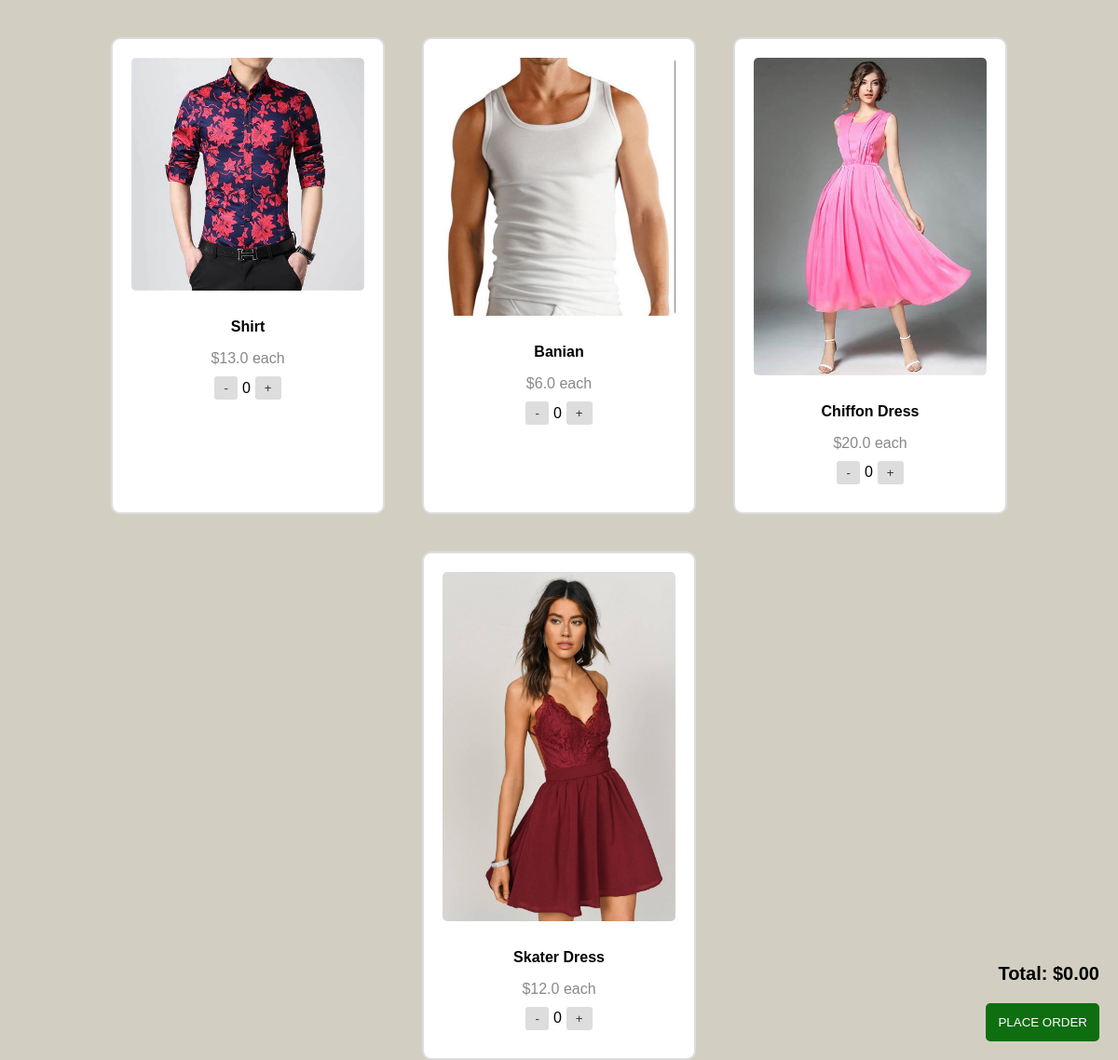
Page /Cart/ (signed in) on the committed database.
### clothstoreapp/models.py (models this page shows, shortened)
class cartentrties(models.Model):
    user = models.ForeignKey(User, on_delete=models.CASCADE, null=True, blank=True)
    ladies_cloth_cart = models.ForeignKey(Ladiesclothes, on_delete=models.CASCADE, null=True, blank=True)
    men_cloth_cart = models.ForeignKey(Mensclothes, on_delete=models.CASCADE, null=True, blank=True)

class Mensclothes(models.Model):
    mensclothes=models.TextField(unique=True)
    price=models.FloatField()
    image=models.ImageField(upload_to='image/')

class Ladiesclothes(models.Model):
    Ladies_cloth_name=models.TextField(unique=True)
    price=models.FloatField()
    image=models.ImageField(upload_to='image/')

### clothstoreapp/views.py (the view, shortened to what this page needs)
# urls.py: path('Cart/',Cart,name='cart'),
@login_required(login_url='loginform')
def Cart(request):
    cart_entries = cartentrties.objects.filter(user=request.user)
    return render(request, 'cart.html', {'cart_entries': cart_entries})

### templates/cart.html (shortened to what this page needs)
<!DOCTYPE html>
<html lang="en">
<head>
</head>
<body>
    <div class="container">
        {% for entry in cart_entries %}
            <div class="item">
                {% if entry.ladies_cloth_cart %}
                    <img src="{{ entry.ladies_cloth_cart.image.url }}" alt="{{ entry.ladies_cloth_cart.Ladies_cloth_name }}">
                    <div class="details">
                        <p class="name">{{ entry.ladies_cloth_cart.Ladies_cloth_name }}</p>
                        <p class="price">${{ entry.ladies_cloth_cart.price }} each</p>
                        <div class="quantity">
                            <button class="quantity-btn minus">-</button>
                            <span class="quantity-value" data-price="{{ entry.ladies_cloth_cart.price }}">0</span>
                            <button class="quantity-btn plus">+</button>
                        </div>
                    </div>
                {% elif entry.men_cloth_cart %}
                    <img src="{{ entry.men_cloth_cart.image.url }}" alt="{{ entry.men_cloth_cart.mensclothes }}">
                    <div class="details">
                        <p class="name">{{ entry.men_cloth_cart.mensclothes }}</p>
                        <p class="price">${{ entry.men_cloth_cart.price }} each</p>
                        <div class="quantity">
                            <button class="quantity-btn minus">-</button>
                            <span class="quantity-value" data-price="{{ entry.men_cloth_cart.price }}">0</span>
                            <button class="quantity-btn plus">+</button>
                        </div>
                    </div>
                {% endif %}
            </div>
        {% endfor %}
    </div>
    <div class="total">
        <p>Total: $<span id="total-cost">0.00</span></p>
        <form id="order-form" method="post">
            <button type="submit" class="checkout-btn">PLACE ORDER</button>
        </form>
    </div>
</body>
</html>

### templates/cart.html (style rules this page uses)
body { font-family: Arial, sans-serif; background-color: #d2cfc2; margin: 0; padding: 20px; }
.container { max-width: 1200px; height: 300px; margin: 0 auto; display: flex; flex-wrap: wrap; justify-content: center; }
.item { margin: 20px; padding: 20px; border: 2px solid #ddd; border-radius: 10px; background-color: #fff; transition: transform 0.3s ease; width: calc(25% - 40px); }
.item img { max-width: 100%; border-radius: 5px; margin-bottom: 10px; }
.details { text-align: center; }
.name { font-weight: bold; margin-bottom: 5px; }
.price { color: #888; margin-bottom: 10px; }
.quantity { display: flex; justify-content: center; align-items: center; margin-bottom: 10px; }
.quantity-btn { background-color: #ddd; color: #333; border: none; padding: 5px 10px; cursor: pointer; border-radius: 3px; margin: 0 5px; }
.checkout-btn { display: block; width: 100%; text-align: center; background-color: #0e6e10; color: #fff; border: none; padding: 13px; margin-top: 20px; text-decoration: none; border-radius: 5px; cursor: pointer; }
.total { position: fixed; bottom: 0; right: 20px; font-size: 20px; font-weight: bold; text-align: right; margin-top: 20px; padding-bottom: 20px; }

### rows in the picture
cartentrties: men_cloth_cart.image (picture), men_cloth_cart.mensclothes "Shirt", men_cloth_cart.price "13.0"
cartentrties: men_cloth_cart.image (picture), men_cloth_cart.mensclothes "Banian", men_cloth_cart.price "6.0"
cartentrties: ladies_cloth_cart.image (picture), ladies_cloth_cart.Ladies_cloth_name "Chiffon Dress", ladies_cloth_cart.price "20.0"
cartentrties: ladies_cloth_cart.image (picture), ladies_cloth_cart.Ladies_cloth_name "Skater Dress", ladies_cloth_cart.price "12.0"
